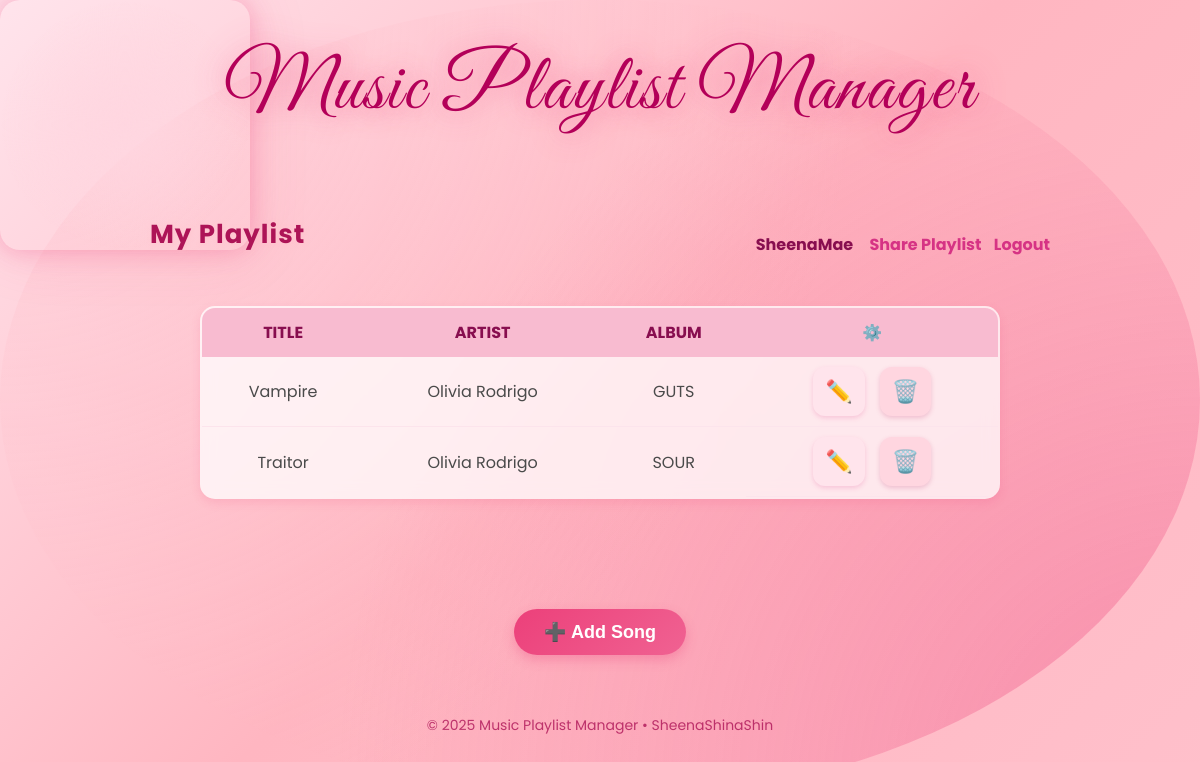
/ (signed in), run on the app's committed database.
### app.py (models this page shows, shortened)
class User(db.Model):
    id = db.Column(db.Integer, primary_key=True)
    username = db.Column(db.String(120), unique=True, nullable=False)
    email = db.Column(db.String(200), unique=True, nullable=False)
    password_hash = db.Column(db.String(200), nullable=False)
    share_token = db.Column(db.String(64), unique=True, nullable=False, default=lambda: uuid.uuid4().hex)

class Song(db.Model):
    id = db.Column(db.Integer, primary_key=True)
    title = db.Column(db.String(200), nullable=False)
    artist = db.Column(db.String(150), nullable=False)
    album = db.Column(db.String(150), nullable=False)
    user_id = db.Column(db.Integer, db.ForeignKey('user.id'), nullable=False)
    user = db.relationship('User', backref=db.backref('songs', lazy=True))

### app.py (the view)
@app.route('/')
def index():
    user = current_user()
    if not user:
        return render_template('landing.html')
    songs = Song.query.filter_by(user_id=user.id).all()
    return render_template('index.html', songs=songs, user=user)

### app.py (called while the page is built)
def current_user():
    if 'user_id' in session:
        return User.query.get(session['user_id'])
    return None

### templates/index.html (shortened to what this page needs)
<!DOCTYPE html>
<html lang="en">
<head>
    <link rel="stylesheet" href="{{ url_for('static', filename='style.css') }}">
</head>
<body>
    <h1 class="fancy-title">Music Playlist Manager</h1>
    <div style="max-width:900px;margin:10px auto;display:flex;justify-content:space-between;align-items:center;">
        <h2>My Playlist</h2>
        <div>
            <span style="font-weight:bold;color:#880e4f;margin-right:12px;">{{ user.username }}</span>
            <a href="{{ url_for('share') }}" class="back-link" style="margin-right:8px;">Share Playlist</a>
            <a href="{{ url_for('logout') }}" class="back-link">Logout</a>
        </div>
    </div>
    <table>
        <tr>
            <th>Title</th>
            <th>Artist</th>
            <th>Album</th>
            <th>⚙️</th>
        </tr>
        {% for song in songs %}
        <tr>
            <td>{{ song.title }}</td>
            <td>{{ song.artist }}</td>
            <td>{{ song.album }}</td>
            <td class="action-icons">
                <a href="/edit/{{ song.id }}" class="edit-icon" title="Edit Song">✏️</a>
                <a href="{{ url_for('delete_song', id=song.id) }}" class="delete-icon" title="Delete Song">🗑️</a>
            </td>
        </tr>
        {% else %}
        <tr>
            <td colspan="4" style="text-align:center;">No songs yet. Add one above!</td>
        </tr>
        {% endfor %}
    </table>
<br><br>
<div class="center-btn">
    <a href="{{ url_for('add_song') }}">
        <button type="button">➕ Add Song</button>
    </a>
</div>
<footer>© 2025 Music Playlist Manager • SheenaShinaShin</footer>
</body>
</html>

### static/style.css (style rules this page uses)
body { font-family: 'Poppins', sans-serif; margin: 40px; background: linear-gradient(135deg, #ffe4ec, #ffb6c1, #ffc0cb); background-attachment: fixed; color: #4a4a4a; }
h1, h2 { text-align: center; color: #d63384; }
button { padding: 10px 20px; background: linear-gradient(135deg, #ec407a, #f06292); background-size: 200% 200%; animation: gradientMove 3s ease infinite; color: white; border: none; border-radius: 25px; cursor: pointer; font-weight: bold; transition: all 0.3s ease; box-shadow: 0 4px 8px rgba(236,64,122,0.3); margin: 10px; position: relative; overflow: hidden; }
button::after { content: ""; position: absolute; top: -50%; left: -50%; width: 200%; height: 200%; background: radial-gradient(circle, rgba(255,255,255,0.5) 10%, transparent 10.01%); background-size: 10px 10px; opacity: 0; transition: opacity 0.3s; }
a.back-link { display: inline-block; margin-top: 20px; color: #d63384; text-decoration: none; font-weight: bold; transition: 0.2s; }
table { border-collapse: collapse; width: 100%; max-width: 800px; margin: 30px auto; background-color: white; border-radius: 15px; overflow: hidden; box-shadow: 0 4px 10px rgba(236, 64, 122, 0.15); border: 2px solid #ffc1e3; transition: box-shadow 0.3s; }
th { background-color: #f8bbd0; color: #880e4f; padding: 12px; text-transform: uppercase; }
td { padding: 10px; border-bottom: 1px solid #fce4ec; text-align: center; }
tr { opacity: 0; animation: fadeInUp 0.5s ease forwards; }
h1 { text-shadow: 0 0 10px #ff80ab, 0 0 20px #f48fb1; letter-spacing: 1px; animation: shimmer 3s infinite alternate; }
body::before, body::after { content: ""; position: fixed; width: 250px; height: 250px; border-radius: 50%; background: radial-gradient(circle at center, #ffd6e0 0%, transparent 70%); animation: floaty 10s infinite ease-in-out alternate; z-index: -1; }
body::after { top: 60%; left: 70%; animation-delay: 3s; }
body::before { top: 10%; left: 20%; }
.action-icons { display: flex; justify-content: center; gap: 15px; }
.action-icons a { font-size: 22px; text-decoration: none; transition: transform 0.2s ease, box-shadow 0.2s ease, background-color 0.3s ease; padding: 8px 12px; border-radius: 12px; display: inline-flex; align-items: center; justify-content: center; }
.edit-icon { color: #d63384; background-color: #ffe4ec; box-shadow: 0 2px 5px rgba(214, 51, 132, 0.2); }
.delete-icon { color: #ad1457; background-color: #ffd6e0; box-shadow: 0 2px 5px rgba(173, 20, 87, 0.2); }
.fancy-title { font-family: 'Great Vibes', cursive; font-size: 80px; text-align: center; color: #b30059; margin-top: 40px; text-shadow: 4px 4px 15px rgba(255, 182, 193, 0.6); letter-spacing: 2px; font-weight: normal; animation: floatTitle 4s ease-in-out infinite; }
h2 { text-align: center; color: #ad1457; font-size: 26px; letter-spacing: 1px; text-shadow: 1px 1px 4px rgba(255, 192, 203, 0.6); }
.center-btn { display: flex; justify-content: center; align-items: center; margin: 20px 0 10px 0; }
.center-btn a { text-decoration: none; }
.center-btn button { background: linear-gradient(135deg, #ec407a, #f06292); color: white; border: none; border-radius: 30px; padding: 12px 30px; font-size: 18px; font-weight: bold; box-shadow: 0 5px 12px rgba(236, 64, 122, 0.3); transition: all 0.3s ease; cursor: pointer; }
footer { text-align: center; color: #ad1457; margin-top: 50px; font-size: 14px; opacity: 0.8; }
body::before { content: ""; position: fixed; inset: 0; border-radius: 20px; box-shadow: 0 0 25px rgba(236, 64, 122, 0.3), 0 0 60px rgba(236, 64, 122, 0.15); z-index: -2; }
body::after { content: ""; position: fixed; top: 0; left: 0; width: 100%; height: 100%; background: radial-gradient(circle at top left, rgba(255,192,203,0.4), transparent 60%), radial-gradient(circle at bottom right, rgba(236,64,122,0.4), transparent 60%); z-index: -3; }
form, table, .landing-container, .delete-container { background: rgba(255, 255, 255, 0.75); backdrop-filter: blur(8px); border: 2px solid rgba(255, 182, 193, 0.4); }
tr { animation: fade-in 0.5s ease forwards; opacity: 0; }
button { position: relative; overflow: hidden; }
button::before { content: ""; position: absolute; top: 0; left: -70%; width: 50%; height: 100%; background: rgba(255,255,255,0.45); transform: skewX(-25deg); animation: shine 2.5s infinite; }
a.back-link { transition: 0.3s; }
.fancy-title { text-shadow: 0 0 12px rgba(255, 192, 203, 0.7), 0 0 28px rgba(240, 98, 146, 0.8); }

### data on the page
User: username "SheenaMae"
Song: title "Vampire", artist "Olivia Rodrigo", album "GUTS"
Song: title "Traitor", artist "Olivia Rodrigo", album "SOUR"
